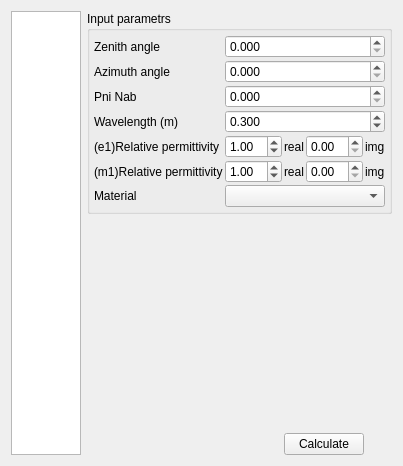
<?xml version="1.0" encoding="UTF-8"?>
<ui version="4.0">
 <class>CalculateDialog</class>
 <widget class="QWidget" name="CalculateDialog">
  <property name="geometry">
   <rect>
    <x>0</x>
    <y>0</y>
    <width>359</width>
    <height>466</height>
   </rect>
  </property>
  <property name="windowTitle">
   <string>Form</string>
  </property>
  <layout class="QGridLayout" name="gridLayout">
   <item row="0" column="0">
    <layout class="QHBoxLayout" name="horizontalLayout">
     <item>
      <layout class="QVBoxLayout" name="verticalLayout_2">
       <property name="sizeConstraint">
        <enum>QLayout::SetMaximumSize</enum>
       </property>
       <item>
        <widget class="QTextBrowser" name="resultBrowser"/>
       </item>
      </layout>
     </item>
     <item>
      <layout class="QVBoxLayout" name="verticalLayout">
       <item>
        <widget class="QGroupBox" name="grpbxInputParam">
         <property name="minimumSize">
          <size>
           <width>250</width>
           <height>0</height>
          </size>
         </property>
         <property name="maximumSize">
          <size>
           <width>250</width>
           <height>16777215</height>
          </size>
         </property>
         <property name="title">
          <string>Input parametrs</string>
         </property>
         <layout class="QGridLayout" name="gridLayout_2">
          <property name="sizeConstraint">
           <enum>QLayout::SetFixedSize</enum>
          </property>
          <property name="margin">
           <number>2</number>
          </property>
          <property name="spacing">
           <number>2</number>
          </property>
          <item row="0" column="1">
           <layout class="QFormLayout" name="formLayout">
            <property name="fieldGrowthPolicy">
             <enum>QFormLayout::AllNonFixedFieldsGrow</enum>
            </property>
            <property name="margin">
             <number>2</number>
            </property>
            <item row="0" column="0">
             <widget class="QLabel" name="lblWavenumber">
              <property name="text">
               <string>Zenith angle</string>
              </property>
             </widget>
            </item>
            <item row="0" column="1">
             <widget class="QDoubleSpinBox" name="dspnbxZenithAngle">
              <property name="decimals">
               <number>3</number>
              </property>
              <property name="maximum">
               <double>180.000000000000000</double>
              </property>
              <property name="singleStep">
               <double>5.000000000000000</double>
              </property>
              <property name="value">
               <double>0.000000000000000</double>
              </property>
             </widget>
            </item>
            <item row="1" column="0">
             <widget class="QLabel" name="label_5">
              <property name="text">
               <string>Azimuth angle</string>
              </property>
             </widget>
            </item>
            <item row="1" column="1">
             <widget class="QDoubleSpinBox" name="dspnbxAzimuthAngle">
              <property name="decimals">
               <number>3</number>
              </property>
              <property name="singleStep">
               <double>5.000000000000000</double>
              </property>
             </widget>
            </item>
            <item row="2" column="0">
             <widget class="QLabel" name="label_6">
              <property name="text">
               <string>Pni Nab</string>
              </property>
             </widget>
            </item>
            <item row="2" column="1">
             <widget class="QDoubleSpinBox" name="dspnbxPhinab">
              <property name="decimals">
               <number>3</number>
              </property>
              <property name="maximum">
               <double>360.000000000000000</double>
              </property>
              <property name="singleStep">
               <double>5.000000000000000</double>
              </property>
             </widget>
            </item>
            <item row="3" column="0">
             <widget class="QLabel" name="label_7">
              <property name="text">
               <string>Wavelength (m)</string>
              </property>
             </widget>
            </item>
            <item row="3" column="1">
             <widget class="QDoubleSpinBox" name="dspnbxWavelength">
              <property name="decimals">
               <number>3</number>
              </property>
              <property name="maximum">
               <double>99999999.000000000000000</double>
              </property>
              <property name="singleStep">
               <double>50.000000000000000</double>
              </property>
              <property name="value">
               <double>0.300000000000000</double>
              </property>
             </widget>
            </item>
            <item row="4" column="0">
             <widget class="QLabel" name="lblRelPrmtE1">
              <property name="text">
               <string>(e1)Relative permittivity</string>
              </property>
             </widget>
            </item>
            <item row="4" column="1">
             <layout class="QHBoxLayout" name="horizontalLayout_2">
              <item>
               <widget class="QDoubleSpinBox" name="dspnbxE1Real">
                <property name="value">
                 <double>1.000000000000000</double>
                </property>
               </widget>
              </item>
              <item>
               <widget class="QLabel" name="lbl">
                <property name="text">
                 <string>real</string>
                </property>
               </widget>
              </item>
              <item>
               <widget class="QDoubleSpinBox" name="dspnbxE1Img"/>
              </item>
              <item>
               <widget class="QLabel" name="label_2">
                <property name="text">
                 <string>img</string>
                </property>
               </widget>
              </item>
             </layout>
            </item>
            <item row="5" column="0">
             <widget class="QLabel" name="lblRelPrmtM1">
              <property name="text">
               <string>(m1)Relative permittivity</string>
              </property>
             </widget>
            </item>
            <item row="5" column="1">
             <layout class="QHBoxLayout" name="horizontalLayout_3">
              <item>
               <widget class="QDoubleSpinBox" name="dspnbxM1Real">
                <property name="value">
                 <double>1.000000000000000</double>
                </property>
               </widget>
              </item>
              <item>
               <widget class="QLabel" name="label">
                <property name="text">
                 <string>real</string>
                </property>
               </widget>
              </item>
              <item>
               <widget class="QDoubleSpinBox" name="dspnbxM1Img"/>
              </item>
              <item>
               <widget class="QLabel" name="label_3">
                <property name="text">
                 <string>img</string>
                </property>
               </widget>
              </item>
             </layout>
            </item>
            <item row="6" column="0">
             <widget class="QLabel" name="label_4">
              <property name="text">
               <string>Material</string>
              </property>
             </widget>
            </item>
            <item row="6" column="1">
             <widget class="QComboBox" name="cmbbxMaterial"/>
            </item>
           </layout>
          </item>
         </layout>
        </widget>
       </item>
       <item>
        <spacer name="verticalSpacer_2">
         <property name="orientation">
          <enum>Qt::Vertical</enum>
         </property>
         <property name="sizeHint" stdset="0">
          <size>
           <width>20</width>
           <height>40</height>
          </size>
         </property>
        </spacer>
       </item>
       <item>
        <layout class="QHBoxLayout" name="horizontalLayout_4">
         <item>
          <spacer name="horizontalSpacer">
           <property name="orientation">
            <enum>Qt::Horizontal</enum>
           </property>
           <property name="sizeType">
            <enum>QSizePolicy::Fixed</enum>
           </property>
           <property name="sizeHint" stdset="0">
            <size>
             <width>170</width>
             <height>10</height>
            </size>
           </property>
          </spacer>
         </item>
         <item>
          <widget class="QPushButton" name="btnCalculate">
           <property name="minimumSize">
            <size>
             <width>80</width>
             <height>0</height>
            </size>
           </property>
           <property name="maximumSize">
            <size>
             <width>80</width>
             <height>16777215</height>
            </size>
           </property>
           <property name="layoutDirection">
            <enum>Qt::LeftToRight</enum>
           </property>
           <property name="text">
            <string>Calculate</string>
           </property>
          </widget>
         </item>
        </layout>
       </item>
      </layout>
     </item>
    </layout>
   </item>
  </layout>
 </widget>
 <resources/>
 <connections/>
</ui>
